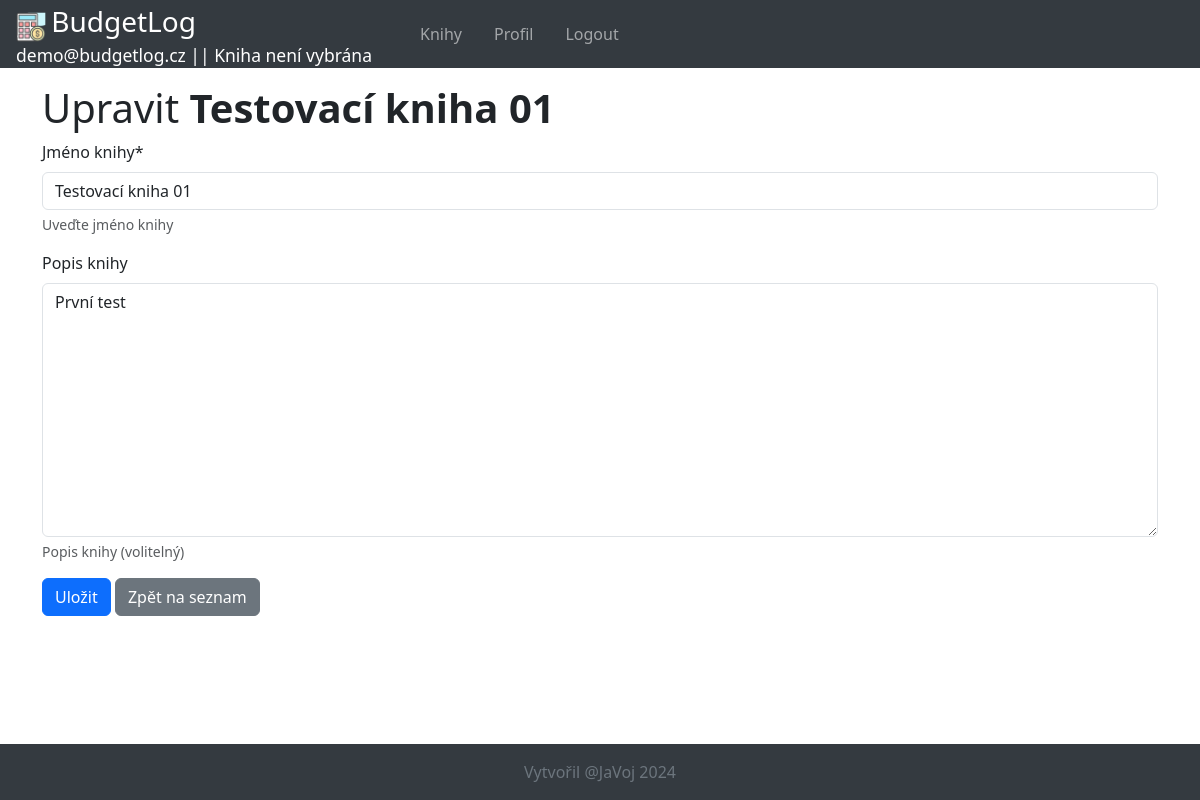
The page /books/1/update/ (signed in) on the database its author committed.
### budgetlog/models.py (models this page shows, shortened)
class AppUser(AbstractBaseUser):
    email = models.EmailField(max_length=300, unique=True)
    is_admin = models.BooleanField(default=False)
    is_active = models.BooleanField(default=True)
    class Meta:
        verbose_name = "Uživatel"
        verbose_name_plural = "Uživatelé"
    objects = UserManager()
    USERNAME_FIELD = "email"

class Book(models.Model):
    object_plural_genitiv = "knih"
    object_singular_akluzativ = "knihu"
    name = models.CharField(max_length=100, verbose_name="Jméno knihy", help_text="Uveďte jméno knihy")
    description = models.TextField(null=True, blank=True, verbose_name="Popis knihy",
                                   help_text="Popis knihy (volitelný)")
    owner = models.ForeignKey(AppUser, on_delete=models.CASCADE, related_name='books',
                              verbose_name="Majitel", help_text="Majitel knihy")
    class Meta:
        verbose_name = "Kniha"
        verbose_name_plural = "Knihy"
        unique_together = ('name', 'owner')

### budgetlog/views.py (the view)
# urls.py: path('books/<int:pk>/update/', views.BookUpdateView.as_view(), name='book-edit'),
class BookUpdateView(LoginRequiredMixin, UpdateView):
    model = Book
    fields = ['name', 'description']
    template_name = 'budgetlog/object_form.html'
    success_url = reverse_lazy('book-list')
    def get_queryset(self):
        return Book.objects.filter(owner=self.request.user)
    def get_context_data(self, **kwargs):
        context = super().get_context_data(**kwargs)
        context['object_type'] = self.model._meta.verbose_name
        context['list_url_name'] = f'{self.model._meta.model_name}-list'
        return context

### budgetlog/templates/budgetlog/object_form.html (shortened to what this page needs)
{% extends "base_generic.html" %}
{% load crispy_forms_tags %}
{% block content %}
<h1>
    {% if form.instance.pk %}Upravit {{ object_singular_akluzativ }} <strong>{{ object.name }}</strong>
    {% else %}Přidat {{ object_singular_akluzativ }}
    {% endif %}
</h1>
<form method="post">
    {{ form|crispy }}
    <div class="d-grid gap-2 d-md-block">
        <button type="submit" class="btn btn-primary">Uložit</button>
        <a href="{{ list_url_name }}" class="btn btn-secondary">Zpět na seznam</a>
    </div>
</form>
{% endblock %}

### budgetlog/templates/base_generic.html (shortened to what this page needs)
<!DOCTYPE html>
<html lang="cs">
<head>
    {% load static %}
    {% load crispy_forms_tags %}
    <link rel="stylesheet" href="{% static 'css/bootstrap.min.css' %}">
    <link rel="stylesheet" href="{% static 'css/nouislider.min.css' %}">
    <link rel="stylesheet" href="{% static 'css/custom_slider.css' %}">
    <link rel="stylesheet" href="{% static 'css/styles.css' %}">
</head>
<body class="d-flex flex-column min-vh-100">
    <header>
        <nav class="navbar navbar-expand-lg navbar-dark bg-dark fixed-top">
            <a class="navbar-brand">
                <div class="py-0 px-3 bg-dark">
                    <img src="{% static 'pics/Optima-GFX-free-icon_calculator_coin_dollar_money.png' %}" alt="logo" width="30" height="30" class="d-inline-block align-center">
                    <span class="fs-3">BudgetLog</span>
                    {% if request.user.is_authenticated %}
                        <div class="d-flex justify-content-between align-items-center">
                            <span class="small">{{ request.user.email }} |
                            </span>
                            {% if current_book %}
                                <span class="small">| {{ current_book.name }}</span>
                            {% else %}
                                <span class="small">| Kniha není vybrána</span>
                            {% endif %}
                        </div>
                    {% endif %}
                </div>
            </a>
            <div class="collapse navbar-collapse" id="navbarNav">
                {% if request.user.is_authenticated %}
                    <ul class="navbar-nav">
                        <li class="nav-item">
                            <a class="nav-link" href="{% url 'book-list' %}">Knihy</a>
                        </li>
                        <li class="nav-item">
                            <a class="nav-link" href="{% url 'profile' %}">Profil</a>
                        </li>
                        <li class="nav-item">
                            <a class="nav-link" href="{% url 'logout' %}">Logout</a>
                        </li>
                    </ul>
                {% endif %}
            </div>
        </nav>
    </header>
    <main class="flex-shrink-0">
        <div class="container">
            {% block content %}{% endblock %}
        </div>
    </main>
    <footer class="footer py-3 bg-dark">
        <div class="container text-center">
            <span class="text-muted">Vytvořil @JaVoj 2024</span>
        </div>
    </footer>
</body>
</html>

### budgetlog/static/css/styles.css (style rules this page uses)
.bg-dark { background-color: #343a40 !important; color: white; }
main { padding-bottom: 28px; padding-top: 84px; }
.navbar { --bs-navbar-padding-y: 0rem; --bs-navbar-brand-padding-y: 0rem; }
.navbar-nav .nav-item .nav-link { padding-left: 1rem; padding-right: 1rem; }
.footer { text-align: center; margin-top: auto; background-color: #f8f9fa; }
.text-muted { color: #6c757d !important; }

### rows shown on the page
AppUser: user.email "demo@budgetlog.cz"
Book: name "Testovací kniha 01", description "První test"
